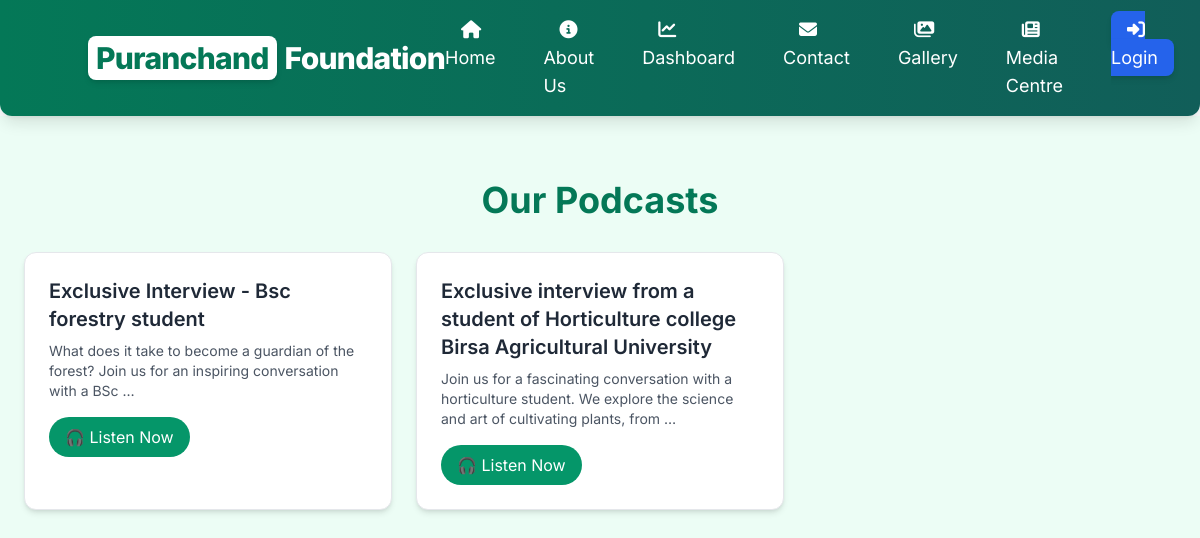
/podcasts/, run on the app's committed database.
### foundation_app/models.py (models this page shows, shortened)
class Podcast(models.Model):
    title = models.CharField(max_length=200)
    description = models.TextField()
    link = models.URLField()  # Spotify, YouTube, Anchor, etc.
    created_at = models.DateTimeField(auto_now_add=True)
    class Meta:
        ordering = ['-created_at']  # newest first

### foundation_app/views.py (the view)
# urls.py: path("podcasts/", PodcastListView.as_view(), name="podcast_list"),
class PodcastListView(ListView):
    model = Podcast
    template_name = "foundation_app/podcast_list.html"
    context_object_name = "podcasts"

### foundation_app/context_processors.py (called while the page is built)
def current_year(request):
    return {'current_year': datetime.date.today().year}

### foundation_app/templates/foundation_app/podcast_list.html (shortened to what this page needs)
{% extends "foundation_app/base.html" %}
{% block content %}
<section class="py-16 px-6 bg-emerald-50 min-h-screen">
  <div class="max-w-6xl mx-auto">
    <h2 class="text-4xl font-bold text-emerald-700 text-center mb-8">Our Podcasts</h2>
    <div class="grid grid-cols-1 sm:grid-cols-2 lg:grid-cols-3 gap-6">
      {% for podcast in podcasts %}
      <div class="bg-white p-6 rounded-xl shadow-md border border-gray-200">
        <h3 class="text-xl font-semibold text-gray-800 mb-2">{{ podcast.title }}</h3>
        <p class="text-gray-600 text-sm mb-4">{{ podcast.description|truncatewords:20 }}</p>
        <a href="{{ podcast.link }}" target="_blank"
           class="inline-block bg-emerald-600 text-white px-4 py-2 rounded-full hover:bg-emerald-700 transition duration-300">
          🎧 Listen Now
        </a>
      </div>
      {% empty %}
      <p class="col-span-3 text-center text-gray-500">No podcasts available yet. Stay tuned!</p>
      {% endfor %}
    </div>
  </div>
</section>
{% endblock %}

### foundation_app/templates/foundation_app/base.html (style rules this page uses)
body { font-family: 'Inter', sans-serif; }

### data on the page
Podcast: title "Exclusive Interview - Bsc forestry student", description "What does it take to become a guardian of the forest? Join us for an inspiring conversation with a BSc …"
Podcast: title "Exclusive interview from a student of Horticulture college Birsa Agricultural University", description "Join us for a fascinating conversation with a horticulture student. We explore the science and art of cultivating plants, from …"
